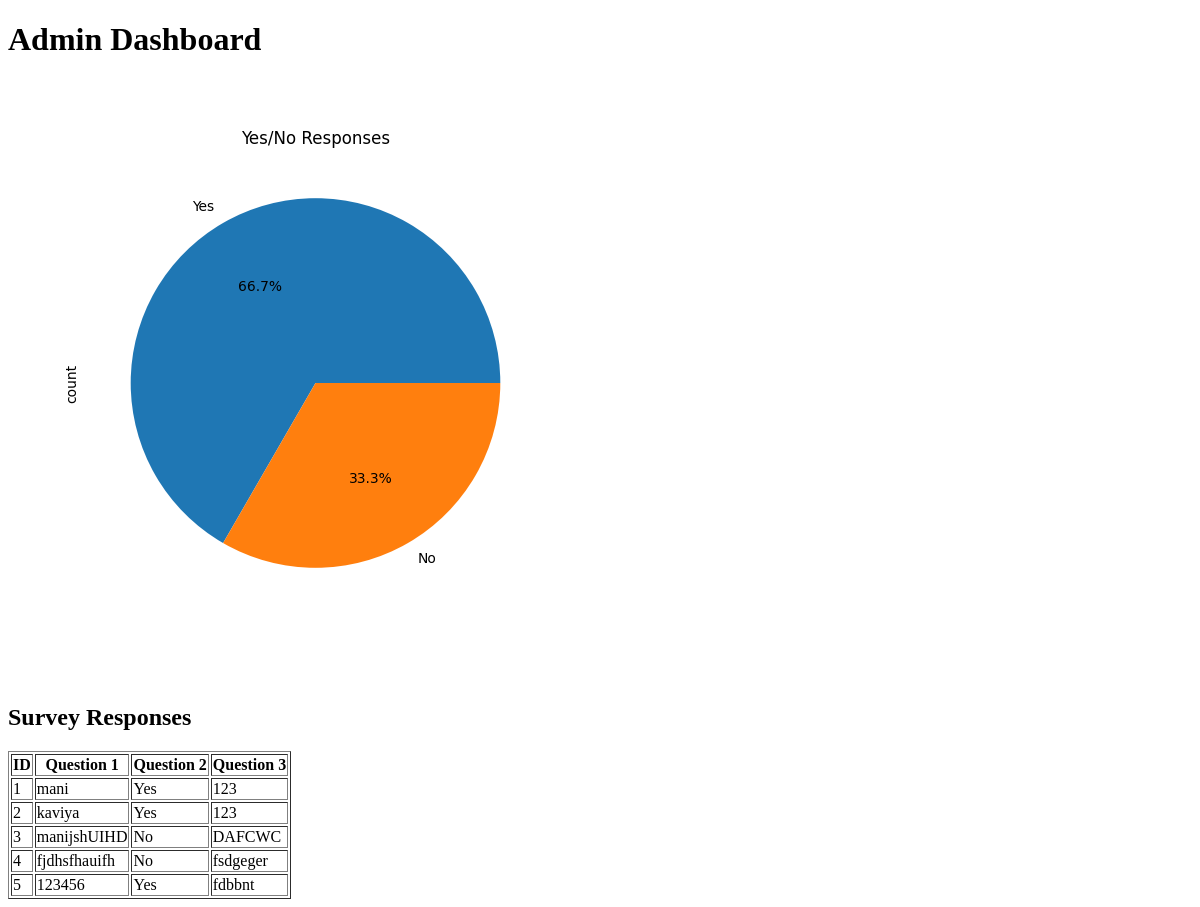
/admin, run on an earlier commit of the app's database.
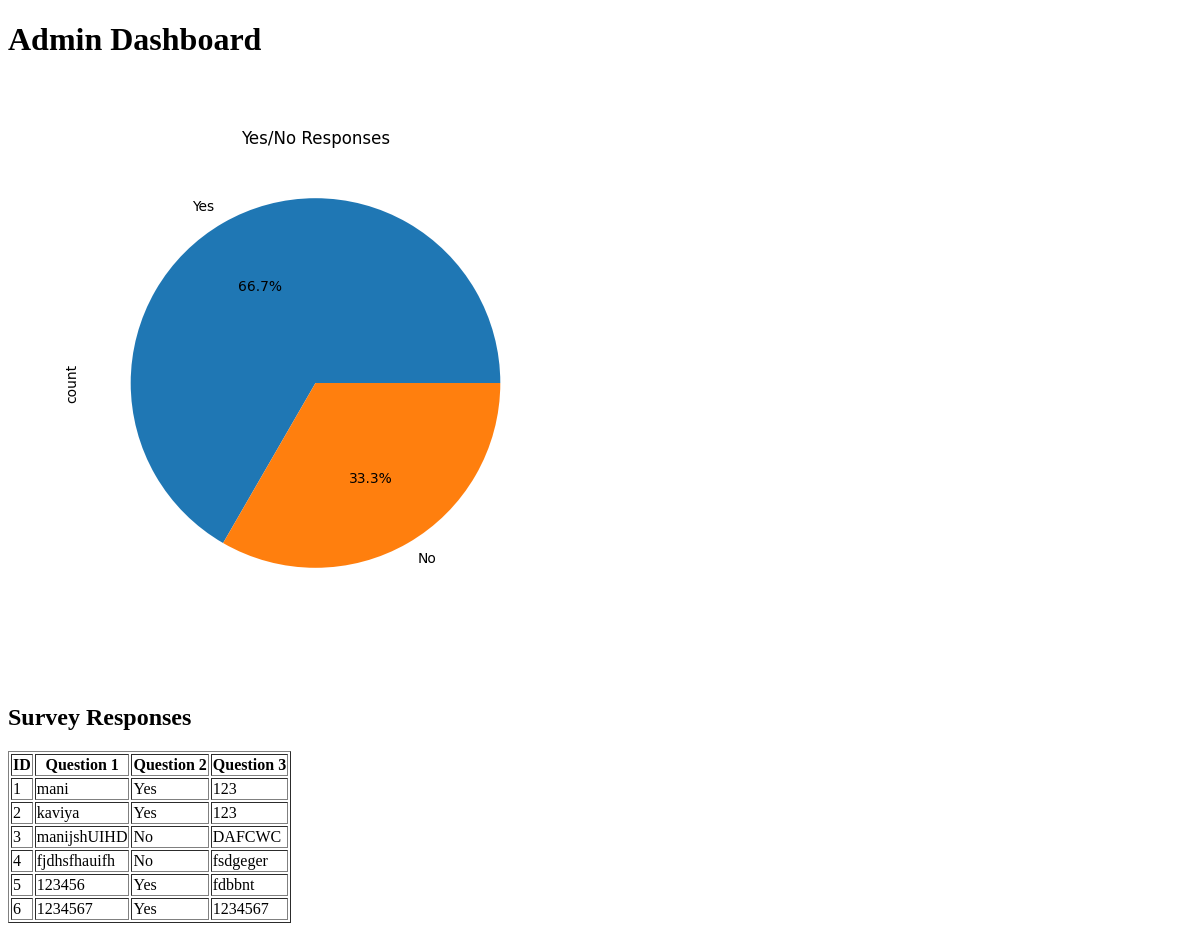
And on a later commit of the database.
### tables this page shows
CREATE TABLE responses (
            id INTEGER PRIMARY KEY AUTOINCREMENT,
            question1 TEXT NOT NULL,
            question2 TEXT NOT NULL,
            question3 TEXT NOT NULL
        );

### app.py (the view)
@app.route('/admin')
def admin():
    conn = get_db_connection()
    df = pd.read_sql_query("SELECT * FROM responses", conn)
    conn.close()
    pie_chart_path = 'static/pie_chart.png'
    os.makedirs('static', exist_ok=True)  # Ensure the static directory exists
    df['question2'].value_counts().plot.pie(autopct='%1.1f%%', figsize=(6, 6))
    plt.title('Yes/No Responses')
    plt.savefig(pie_chart_path)
    plt.close()
    return render_template('admin.html', data=df.to_dict(orient='records'), pie_chart=pie_chart_path)

### app.py (called while the page is built)
def get_db_connection():
    return sqlite3.connect(DB_FILE)

### templates/admin.html (shortened to what this page needs)
<!DOCTYPE html>
<html lang="en">
<head>
</head>
<body>
    <h1>Admin Dashboard</h1>
    <img src="{{ pie_chart }}" alt="Pie Chart">
    <h2>Survey Responses</h2>
    <table border="1">
        <tr>
            <th>ID</th>
            <th>Question 1</th>
            <th>Question 2</th>
            <th>Question 3</th>
        </tr>
        {% for row in data %}
        <tr>
            <td>{{ row.id }}</td>
            <td>{{ row.question1 }}</td>
            <td>{{ row.question2 }}</td>
            <td>{{ row.question3 }}</td>
        </tr>
        {% endfor %}
    </table>
</body>
</html>

What changed in the data, as far as the page shows it:
added responses: id "6", question1 "1234567", question2 "Yes", question3 "1234567"
